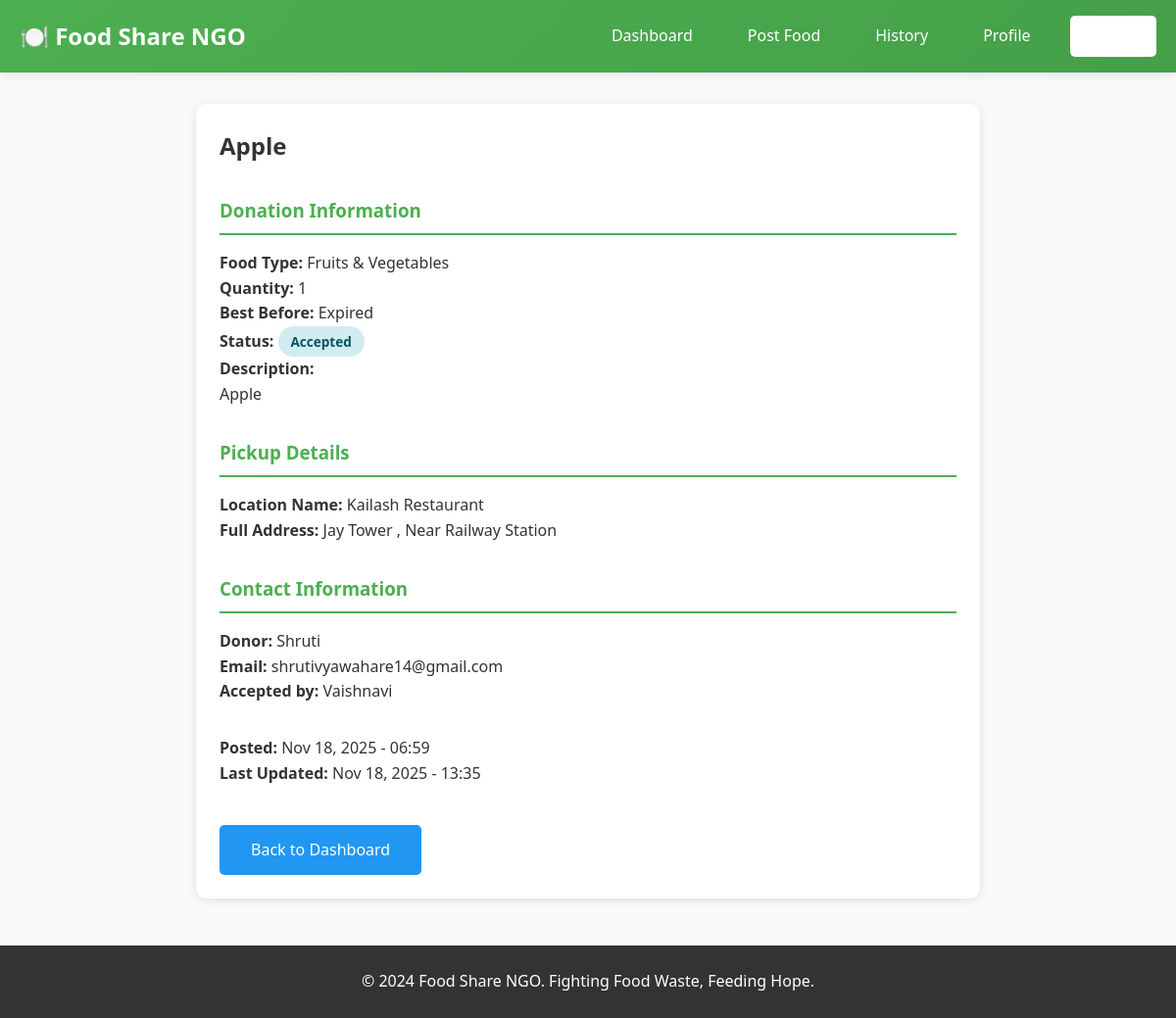
The app's page /donation/2/ (signed in) with its own data.
### food_management/donations/models.py (models this page shows, shortened)
class FoodDonation(models.Model):
    FOOD_TYPES = (
        ('cooked', 'Cooked Food'),
        ('raw', 'Raw Food'),
        ('packaged', 'Packaged Food'),
        ('fruits', 'Fruits & Vegetables'),
        ('bakery', 'Bakery Items'),
        ('other', 'Other'),
    )
    STATUS_CHOICES = (
        ('pending', 'Pending'),
        ('accepted', 'Accepted'),
        ('picked_up', 'Picked Up'),
        ('completed', 'Completed'),
        ('cancelled', 'Cancelled'),
    )
    donor = models.ForeignKey(User, on_delete=models.CASCADE, related_name='donations')
    food_type = models.CharField(max_length=20, choices=FOOD_TYPES)
    food_name = models.CharField(max_length=200)
    quantity = models.CharField(max_length=100)
    expiry_hours = models.IntegerField(help_text='Hours until food expires')
    description = models.TextField()
    food_image = models.ImageField(upload_to='food_images/', blank=True, null=True)
    pickup_location = models.CharField(max_length=500)
    pickup_address = models.TextField()
    pickup_latitude = models.FloatField(blank=True, null=True)
    pickup_longitude = models.FloatField(blank=True, null=True)
    status = models.CharField(max_length=20, choices=STATUS_CHOICES, default='pending')
    accepted_by = models.ForeignKey(User, on_delete=models.SET_NULL, null=True, blank=True, related_name='accepted_donations')
    created_at = models.DateTimeField(auto_now_add=True)
    updated_at = models.DateTimeField(auto_now=True)
    class Meta:
        ordering = ['-created_at']
    @property
    def time_remaining(self):
        expiry_time = self.created_at + timezone.timedelta(hours=self.expiry_hours)
        remaining = expiry_time - timezone.now()
        if remaining.total_seconds() <= 0:
            return "Expired"
        hours = int(remaining.total_seconds() // 3600)
        minutes = int((remaining.total_seconds() % 3600) // 60)
        return f"{hours}h {minutes}m"

### food_management/donations/views.py (the view)
# urls.py: path('donation/<int:donation_id>/', views.donation_detail, name='donation_detail'),
@login_required
def donation_detail(request, donation_id):
    donation = get_object_or_404(FoodDonation, id=donation_id)
    context = {
        'donation': donation,
    }
    return render(request, 'donation_detail.html', context)

### templates/donation_detail.html (shortened to what this page needs)
{% extends 'base.html' %}
{% block content %}
<div class="card" style="max-width: 800px; margin: 0 auto;">
    <h2>{{ donation.food_name }}</h2>
    <div style="margin: 2rem 0;">
        <h3 style="margin-bottom: 1rem; color: var(--primary-color);">Donation Information</h3>
        <p><strong>Food Type:</strong> {{ donation.get_food_type_display }}</p>
        <p><strong>Quantity:</strong> {{ donation.quantity }}</p>
        <p><strong>Best Before:</strong> {{ donation.time_remaining }}</p>
        <p><strong>Status:</strong> <span class="status-badge status-{{ donation.status }}">{{ donation.get_status_display }}</span></p>
        <p><strong>Description:</strong></p>
        <p>{{ donation.description }}</p>
    </div>
    <div style="margin: 2rem 0;">
        <h3 style="margin-bottom: 1rem; color: var(--primary-color);">Pickup Details</h3>
        <p><strong>Location Name:</strong> {{ donation.pickup_location }}</p>
        <p><strong>Full Address:</strong> {{ donation.pickup_address }}</p>
    </div>
    <div style="margin: 2rem 0;">
        <h3 style="margin-bottom: 1rem; color: var(--primary-color);">Contact Information</h3>
        <p><strong>Donor:</strong> {{ donation.donor.username }}</p>
        {% if donation.donor.email %}
            <p><strong>Email:</strong> {{ donation.donor.email }}</p>
        {% endif %}
        {% if donation.accepted_by %}
            <p><strong>Accepted by:</strong> {{ donation.accepted_by.username }}</p>
        {% endif %}
    </div>
    <div style="margin: 2rem 0;">
        <p><strong>Posted:</strong> {{ donation.created_at|date:"M d, Y - H:i" }}</p>
        <p><strong>Last Updated:</strong> {{ donation.updated_at|date:"M d, Y - H:i" }}</p>
    </div>
    <div style="margin-top: 2rem;">
        <a href="{% url 'dashboard' %}" class="btn btn-secondary">Back to Dashboard</a>
    </div>
</div>
{% endblock %}

### static/css/style.css (style rules this page uses)
* { margin: 0; padding: 0; box-sizing: border-box; }
:root { --primary-color: #4CAF50; --secondary-color: #45a049; --danger-color: #f44336; --warning-color: #ff9800; --info-color: #2196F3; --dark-color: #333; --light-color: #f4f4f4; --white: #fff; --shadow: 0 2px 10px rgba(0,0,0,0.1); }
body { font-family: 'Segoe UI', Tahoma, Geneva, Verdana, sans-serif; line-height: 1.6; color: var(--dark-color); background-color: #f9f9f9; }
.btn { margin-top: 0.5rem; display: inline-block; padding: 0.8rem 2rem; background: var(--primary-color); color: var(--white); text-decoration: none; border-radius: 5px; border: none; cursor: pointer; font-size: 1rem; transition: background 0.3s; }
.btn-secondary { background: var(--info-color); }
.card { background: var(--white); padding: 1.5rem; border-radius: 10px; box-shadow: var(--shadow); margin-bottom: 1.5rem; }
.card h3 { margin-bottom: 1rem; color: var(--primary-color); border-bottom: 2px solid var(--primary-color); padding-bottom: 0.5rem; }
.status-badge { display: inline-block; padding: 0.3rem 0.8rem; border-radius: 20px; font-size: 0.85rem; font-weight: 600; }
.status-accepted { background: #d1ecf1; color: #0c5460; }

### records on screen
FoodDonation: food_name "Apple", food_type "Fruits & Vegetables", quantity "1", time_remaining "Expired", status "Accepted", description "Apple", pickup_location "Kailash Restaurant", pickup_address "Jay Tower , Near Railway Station", donor.username "Shruti", donor.email "shrutivyawahare14@gmail.com", accepted_by.username "Vaishnavi", created_at "Nov 18, 2025 - 06:59", updated_at "Nov 18, 2025 - 13:35"
